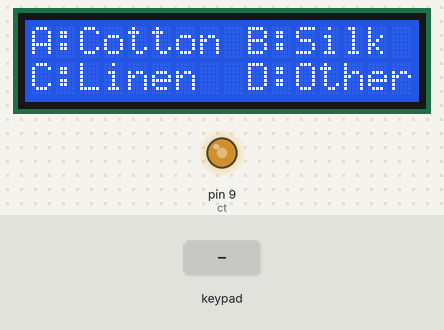
A sketch run on a simulated Arduino Uno, built with avr-gcc and run on an emulated ATmega328P. On the bench: 16×2 character LCD, output pins drawn as LEDs (lit = HIGH). The test bench sets the inputs (shaded band).

Above: at 3.2 s.
3.3 s: key 'A' pressed
At 4.0 s:
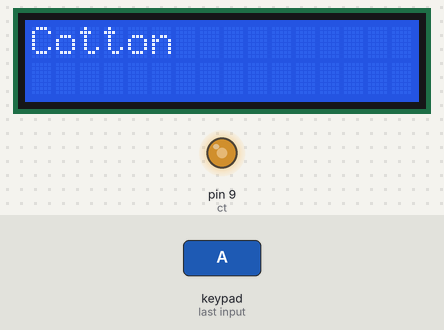
4.8 s: keypad keys 1 2 # pressed 0.4 s apart
At 7.0 s:
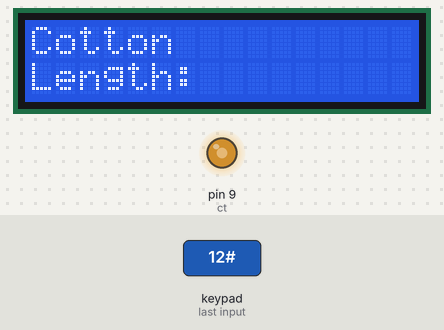
7.5 s: key '#' pressed
At 8.5 s:
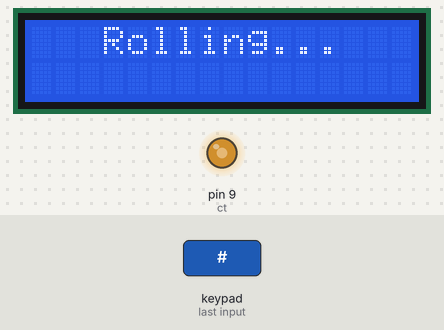
Timing chart, 0 to 10.5 s (numbered marks = the images above; inputs shaded):
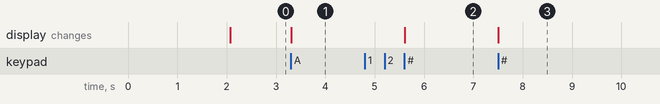

Measured:
- after the input at 3.3 s, the display: changes at once (image 1)
- after the input at 4.8 s, the display: changes after 0.81 s (image 2)
- after the input at 7.5 s, the display: changes at once (image 3)

The sketch:

LCD_keypad.ino
```cpp
// include the library code:
#include <LiquidCrystal.h>

// Include Keypad library
#include <Keypad.h>

// Constants for row and column sizes
const byte ROWS = 4;
const byte COLS = 4;

// Array to represent keys on keypad
char hexaKeys[ROWS][COLS] = {
  {'1', '2', '3', 'A'},
  {'4', '5', '6', 'B'},
  {'7', '8', '9', 'C'},
  {'*', '0', '#', 'D'}
};

// Connections to Arduino
byte rowPins[ROWS] = {8, 10, A3, A2};
byte colPins[COLS] = {A1, A0, 6, 7};

// Create keypad object
Keypad customKeypad = Keypad(makeKeymap(hexaKeys), rowPins, colPins, ROWS, COLS);

// initialize the library by associating any needed LCD interface pin
// with the arduino pin number it is connected to
const int rs = 12, en = 11, d4 = 5, d5 = 4, d6 = 3, d7 = 2, ct=9;
LiquidCrystal lcd(rs, en, d4, d5, d6, d7);

String length;
char fabric;


void setup() {
  pinMode(A0, INPUT);
  pinMode(A1, INPUT);
  pinMode(A2, INPUT);
  pinMode(A3, INPUT);
  analogWrite(ct,150);
  // set up the LCD's number of columns and rows:
  lcd.begin(16, 2);
  // Print a message to the LCD.
  lcd.print("  PrecisionRoll   ");
  delay(2000);
  lcd.clear();


}

void loop(){

  lcd.print("A:Cotton B:Silk ");
  lcd.setCursor(0, 1);
  lcd.print("C:Linen  D:Other");

  bool fabricSel = false;
  while (!fabricSel){
    // Get key value if pressed
    char customKey = customKeypad.getKey();

    if (customKey == 'A' || customKey == 'B' || customKey == 'C' || customKey == 'D'){
      fabricSelect(customKey);

      bool confirmed = false;
      while(!confirmed){
        customKey = customKeypad.getKey();

        if (customKey == 'A' || customKey == 'B' || customKey == 'C' || customKey == 'D'){
          fabricSelect(customKey);
        }


        if (customKey == '#'){
          confirmed = true;
        }
      }
      lcd.setCursor(0, 1);
      lcd.print("Length: ");
      bool entered = false;
      while (!entered){
        customKey = customKeypad.getKey();
        if (customKey == '#'){
          entered = true;
        }else if (customKey == '*'){
          length = "";
          lcd.setCursor(0, 1);
          lcd.print("                ");
          lcd.setCursor(0, 1);
          lcd.print("Length: ");

        }
        if ((customKey >= '0' && customKey <= '9')){
          String konv = String(customKey);
          length += konv;
          lcd.print(konv);

        }
      }
      fabricSel = true;
    }
  }
  lcd.clear();
  lcd.print("   Rolling...  ");
  delay(10000);


  lcd.clear();
  lcd.print("    Finished.");
  delay(5000);
  lcd.clear();


}


void fabricSelect(char customKey){
  // Clear LCD display and print character
  fabric = customKey;
  lcd.clear();
  switch (customKey){
    case 'A':
      lcd.print("Cotton");
      break;
    case 'B':
      lcd.print("Silk");
      break;
    case 'C':
      lcd.print("Linen");
      break;
    case 'D':
      lcd.print("Other");
      break;
  }
}
```
